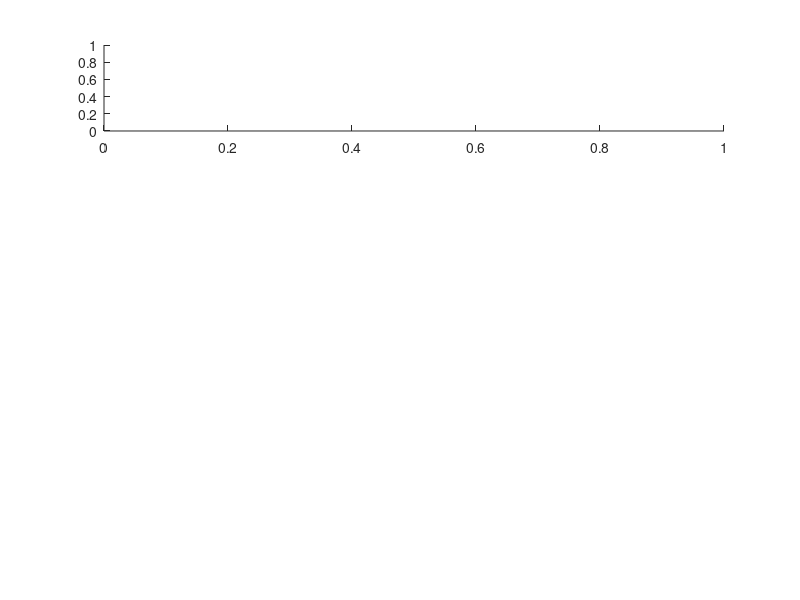

Write the MATLAB code that produced this figure. (Note: this script raises an error after producing the figure.)
clear all; close all; clc;
k = 75; % heuristic filter window size
%% EXPERIMENT 4
load('2017-11-22-11-25-20'); % misses 10th stride
expIndex = 4; nGT = 18; % actual number of strides
figure(expIndex); clf; set(gcf, 'position', [565 165 842 545]);
subplot(4,1,1); % OPTIMAL DETECTOR (RAW DATA)
[zv, n, strideIndex] = heuristic_zv_filter_and_stride_detector(zv_shoe_opt, 1);
fprintf(sprintf('There are %i strides detected by (filtered) SHOE ZV detector in experiment %i.\n', n, expIndex));
plot(ts, zv_shoe_opt, 'LineWidth', 1.5, 'Color', 'k'); hold on;
plot(ts(strideIndex), zv(strideIndex), 'ko', 'LineWidth', 1.1, 'MarkerSize', 8, 'MarkerFaceColor', 'r');
grid on; set(gca, 'GridLineStyle', '--'); axis tight;
set(gca, 'position', [0.0437    0.77    0.948    0.17]);
h = legend('ZV labels', 'strides'); set(h, 'FontSize', 12, 'location', 'southeast');
set(gca, 'YTick', [0,1], 'YTickLabel', {'0','1'}); 
set(gca, 'XTickLabel', {'','','','','',''}); set(gca, 'FontSize', 12);
ylabel('ZV labels', 'FontSize', 12, 'FontWeight', 'normal');
titleText = sprintf('Optimal ZUPT Detector (SHOE) - %i/%i strides detected', n, nGT);
h = title(titleText); set(h, 'position', [13.3280 1.0985 0]);

subplot(4,1,2); % OPTIMAL DETECTOR (FILTERED DATA)
[zv_shoe_opt_filtered, n, strideIndex] = heuristic_zv_filter_and_stride_detector(zv_shoe_opt, k);
fprintf(sprintf('There are %i strides detected by (filtered) SHOE ZV detector in experiment %i.\n', n, expIndex));
plot(ts, zv_shoe_opt_filtered, 'LineWidth', 1.5, 'Color', 'k'); hold on;
plot(ts(strideIndex), zv_shoe_opt_filtered(strideIndex), 'ko', 'LineWidth', 1.1, 'MarkerSize', 8, 'MarkerFaceColor', 'r');
grid on; set(gca, 'GridLineStyle', '--'); axis tight;
set(gca, 'position', [0.0437    0.54    0.948    0.17]);
h = legend('ZV labels', 'strides'); set(h, 'FontSize', 12, 'location', 'southeast');
set(gca, 'YTick', [0,1], 'YTickLabel', {'0','1'});
set(gca, 'XTickLabel', {'','','','','',''}); set(gca, 'FontSize', 12);
ylabel('ZV labels', 'FontSize', 12, 'FontWeight', 'normal');
titleText = sprintf('ZUPT Detector (SHOE filtered) - %i/%i strides detected', n, nGT);
h = title(titleText); set(h, 'position', [13.3280 1.0985 0]);

subplot(4,1,3); % SUPPLEMENTARY DETECTOR (FILTERED DATA)
[zv, n, strideIndex] = heuristic_zv_filter_and_stride_detector(zv_vicon_opt, k);
fprintf(sprintf('There are %i strides detected by (filtered) VICON ZV detector in experiment %i.\n', n, expIndex));
plot(ts, zv, 'LineWidth', 1.5, 'Color', 'k');
hold on;
plot(ts(strideIndex), zv(strideIndex), 'ko', 'LineWidth', 1.1, 'MarkerSize', 8, 'MarkerFaceColor', 'r');
grid on; set(gca, 'GridLineStyle', '--'); axis tight;
set(gca, 'position', [0.0437    0.31    0.948    0.17]);
h = legend('ZV labels', 'strides'); set(h, 'FontSize', 12, 'location', 'southeast');
set(gca, 'YTick', [0,1], 'YTickLabel', {'0','1'}); set(gca, 'FontSize', 12);
set(gca, 'XTickLabel', {'','','','','',''}); set(gca, 'FontSize', 12);
ylabel('ZV labels', 'FontSize', 12, 'FontWeight', 'normal');
titleText = sprintf('Supplementary ZUPT Detector (VICON filtered) - %i/%i strides detected', n, nGT);
h = title(titleText); set(h, 'position', [13.3280 1.0985 0]);

subplot(4,1,4); % COMBINED DETECTOR
tolerance = 1e-4;  % Define a small tolerance
indexStart = find(abs(ts-14.005) < tolerance);
indexEnd = find(abs(ts-14.0701) < tolerance);
T = 0;
zv = zv_shoe_opt_filtered; zv(indexStart-T:indexEnd+T) = 1;
[zv, n, strideIndex] = heuristic_zv_filter_and_stride_detector(zv, 1);
fprintf(sprintf('There are %i strides detected by combined ZV detector in experiment %i.\n', n, expIndex));
plot(ts, zv, 'LineWidth', 1.5, 'Color', 'k');
hold on;
plot(ts(strideIndex), zv(strideIndex), 'ko', 'LineWidth', 1.1, 'MarkerSize', 8, 'MarkerFaceColor', 'r');
grid on; set(gca, 'GridLineStyle', '--'); axis tight;
set(gca, 'position', [0.0437    0.08    0.948    0.17]);
h = legend('ZV labels', 'strides'); set(h, 'FontSize', 12, 'location', 'southeast');
set(gca, 'YTick', [0,1], 'YTickLabel', {'0','1'}); set(gca, 'FontSize', 12);
ylabel('ZV labels', 'FontSize', 12, 'FontWeight', 'normal');
titleText = sprintf('Combined ZUPT Detector - %i/%i strides detected', n, nGT);
h = title(titleText); set(h, 'position', [13.3280 1.0985 0]);
h = xlabel('Time [s]', 'FontSize', 14); set(h, 'Position', [13.2921   -0.1649   -1.0000]);
print(sprintf('-f%i', expIndex),sprintf('experiment%i_ZUPT_detectors_strides', expIndex),'-dpng','-r800');
%% EXPERIMENT 6
load('2017-11-22-11-26-46'); % misses 9th stride
expIndex = 6; nGT = 24; % actual number of strides
figure(expIndex); clf; set(gcf, 'position', [565 165 842 545]);
subplot(4,1,1); % OPTIMAL DETECTOR (RAW DATA)
[zv, n, strideIndex] = heuristic_zv_filter_and_stride_detector(zv_ared_opt, 1);
fprintf(sprintf('There are %i strides detected by (filtered) ARED ZV detector in experiment %i.\n', n, expIndex));
plot(ts, zv_ared_opt, 'LineWidth', 1.5, 'Color', 'k'); hold on;
plot(ts(strideIndex), zv(strideIndex), 'ko', 'LineWidth', 1.1, 'MarkerSize', 8, 'MarkerFaceColor', 'r');
grid on; set(gca, 'GridLineStyle', '--'); axis tight;
set(gca, 'position', [0.0437    0.77    0.948    0.17]);
h = legend('ZV labels', 'strides'); set(h, 'FontSize', 12, 'location', 'southeast');
set(gca, 'YTick', [0,1], 'YTickLabel', {'0','1'}); 
set(gca, 'XTickLabel', {'','','','','',''}); set(gca, 'FontSize', 12);
ylabel('ZV labels', 'FontSize', 12, 'FontWeight', 'normal');
titleText = sprintf('Optimal ZUPT Detector (ARED) - %i/%i strides detected in experiment %i', n, nGT, expIndex);
h = title(titleText); set(h, 'position', [13.3280 1.0985 0]);

subplot(4,1,2); % OPTIMAL DETECTOR (FILTERED DATA)
[zv_ared_opt_filtered, n, strideIndex] = heuristic_zv_filter_and_stride_detector(zv_ared_opt, k);
fprintf(sprintf('There are %i strides detected by (filtered) ARED ZV detector in experiment %i.\n', n, expIndex));
plot(ts, zv_ared_opt_filtered, 'LineWidth', 1.5, 'Color', 'k'); hold on;
plot(ts(strideIndex), zv_ared_opt_filtered(strideIndex), 'ko', 'LineWidth', 1.1, 'MarkerSize', 8, 'MarkerFaceColor', 'r');
grid on; set(gca, 'GridLineStyle', '--'); axis tight;
set(gca, 'position', [0.0437    0.54    0.948    0.17]);
h = legend('ZV labels', 'strides'); set(h, 'FontSize', 12, 'location', 'southeast');
set(gca, 'YTick', [0,1], 'YTickLabel', {'0','1'});
set(gca, 'XTickLabel', {'','','','','',''}); set(gca, 'FontSize', 12);
ylabel('ZV labels', 'FontSize', 12, 'FontWeight', 'normal');
titleText = sprintf('ZUPT Detector (ARED filtered) - %i/%i strides detected', n, nGT);
h = title(titleText); set(h, 'position', [13.3280 1.0985 0]);

subplot(4,1,3); % SUPPLEMENTARY DETECTOR (FILTERED DATA)
[zv, n, strideIndex] = heuristic_zv_filter_and_stride_detector(zv_vicon_opt, k);
fprintf(sprintf('There are %i strides detected by (filtered) VICON ZV detector in experiment %i.\n', n, expIndex));
plot(ts, zv, 'LineWidth', 1.5, 'Color', 'k');
hold on;
plot(ts(strideIndex), zv(strideIndex), 'ko', 'LineWidth', 1.1, 'MarkerSize', 8, 'MarkerFaceColor', 'r');
grid on; set(gca, 'GridLineStyle', '--'); axis tight;
set(gca, 'position', [0.0437    0.31    0.948    0.17]);
h = legend('ZV labels', 'strides'); set(h, 'FontSize', 12, 'location', 'southeast');
set(gca, 'YTick', [0,1], 'YTickLabel', {'0','1'}); set(gca, 'FontSize', 12);
set(gca, 'XTickLabel', {'','','','','',''}); set(gca, 'FontSize', 12);
ylabel('ZV labels', 'FontSize', 12, 'FontWeight', 'normal');
titleText = sprintf('Supplementary ZUPT Detector (VICON filtered) - %i/%i strides detected', n, nGT);
h = title(titleText); set(h, 'position', [13.3280 1.0985 0]);

subplot(4,1,4); % COMBINED DETECTOR
tolerance = 1e-4;  % Define a small tolerance
indexStart = find(abs(ts-12.725) < tolerance);
indexEnd = find(abs(ts-13.135) < tolerance);
T = 0;
zv = zv_ared_opt_filtered; zv(indexStart-T:indexEnd+T) = 1;
[zv, n, strideIndex] = heuristic_zv_filter_and_stride_detector(zv, 1);
fprintf(sprintf('There are %i strides detected by combined ZV detector in experiment %i.\n', n, expIndex));
plot(ts, zv, 'LineWidth', 1.5, 'Color', 'k');
hold on;
plot(ts(strideIndex), zv(strideIndex), 'ko', 'LineWidth', 1.1, 'MarkerSize', 8, 'MarkerFaceColor', 'r');
grid on; set(gca, 'GridLineStyle', '--'); axis tight;
set(gca, 'position', [0.0437    0.08    0.948    0.17]);
h = legend('ZV labels', 'strides'); set(h, 'FontSize', 12, 'location', 'southeast');
set(gca, 'YTick', [0,1], 'YTickLabel', {'0','1'}); set(gca, 'FontSize', 12);
ylabel('ZV labels', 'FontSize', 12, 'FontWeight', 'normal');
titleText = sprintf('Combined ZUPT Detector - %i/%i strides detected', n, nGT);
h = title(titleText); set(h, 'position', [13.3280 1.0985 0]);
h = xlabel('Time [s]', 'FontSize', 14); set(h, 'Position', [13.2921   -0.1649   -1.0000]);
print(sprintf('-f%i', expIndex),sprintf('experiment%i_ZUPT_detectors_strides', expIndex),'-dpng','-r800');
%% EXPERIMENT 11
load('2017-11-22-11-35-59'); % misses 7th stride
figure(11);
subplot(2,1,1);
[zv, n, strideIndex] = heuristic_zv_filter_and_stride_detector(zv_shoe_opt, k);
fprintf('There are %i strides detected by (filtered) SHOE zupt detector in experiment 11.\n', n);
plot(ts, zv, 'LineWidth', 1.2);
hold on;
plot(ts(strideIndex), zv(strideIndex), 'rx', 'LineWidth', 1.5);
grid on;
xlabel('Time [s]'); ylabel('ZV labels [shoe filtered]');
legend('ZV labels', 'strides');
subplot(2,1,2);
[zv, n, strideIndex] = heuristic_zv_filter_and_stride_detector(zv_vicon_opt, k);
fprintf('There are %i strides detected by (filtered) VICON zupt detector in experiment 11.\n', n);
plot(ts, zv, 'LineWidth', 1.2);
hold on;
plot(ts(strideIndex), zv(strideIndex), 'rx', 'LineWidth', 1.5);
grid on;
xlabel('Time [s]'); ylabel('ZV labels [vicon filtered]');
legend('ZV labels', 'strides');
%% EXPERIMENT 18
load('2017-11-22-11-48-35'); % misses 7th stride
figure(18);
subplot(2,1,1);
[zv, n, strideIndex] = heuristic_zv_filter_and_stride_detector(zv_shoe_opt, k);
fprintf('There are %i strides detected by (filtered) SHOE zupt detector in experiment 18.\n', n);
plot(ts, zv, 'LineWidth', 1.2);
hold on;
plot(ts(strideIndex), zv(strideIndex), 'rx', 'LineWidth', 1.5);
grid on;
xlabel('Time [s]'); ylabel('ZV labels [shoe filtered]');
legend('ZV labels', 'strides');
subplot(2,1,2);
[zv, n, strideIndex] = heuristic_zv_filter_and_stride_detector(zv_vicon_opt, k);
fprintf('There are %i strides detected by (filtered) VICON zupt detector in experiment 18.\n', n);
plot(ts, zv, 'LineWidth', 1.2);
hold on;
plot(ts(strideIndex), zv(strideIndex), 'rx', 'LineWidth', 1.5);
grid on;
xlabel('Time [s]'); ylabel('ZV labels [vicon filtered]');
legend('ZV labels', 'strides');
%% EXPERIMENT 27
load('2017-11-27-11-12-44.mat'); % misses strides {9, 16, 17, 18}
% first three strides can be retrieved by VICON zupt detector while the
% last one can be retrieved by MBGTD
figure(27);
subplot(4,1,1);
[zv, n, strideIndex] = heuristic_zv_filter_and_stride_detector(zv_shoe_opt, k);
fprintf('There are %i strides detected by (filtered) SHOE zupt detector in experiment 27.\n', n);
plot(ts, zv, 'LineWidth', 1.2);
hold on;
plot(ts(strideIndex), zv(strideIndex), 'rx', 'LineWidth', 1.5);
grid on;
xlabel('Time [s]'); ylabel('ZV labels [shoe filtered]');
legend('ZV labels', 'strides');
subplot(4,1,2);
[zv, n, strideIndex] = heuristic_zv_filter_and_stride_detector(zv_vicon_opt, k);
fprintf('There are %i strides detected by (filtered) VICON zupt detector in experiment 27.\n', n);
plot(ts, zv, 'LineWidth', 1.2);
hold on;
plot(ts(strideIndex), zv(strideIndex), 'rx', 'LineWidth', 1.5);
grid on;
xlabel('Time [s]'); ylabel('ZV labels [vicon filtered]');
legend('ZV labels', 'strides');
subplot(4,1,3);
[zv, n, strideIndex] = heuristic_zv_filter_and_stride_detector(zv_ared_opt, k);
fprintf('There are %i strides detected by (filtered) ARED zupt detector in experiment 27.\n', n);
plot(ts, zv, 'LineWidth', 1.2);
hold on;
plot(ts(strideIndex), zv(strideIndex), 'rx', 'LineWidth', 1.5);
grid on;
xlabel('Time [s]'); ylabel('ZV labels [ared filtered]');
legend('ZV labels', 'strides');
subplot(4,1,4);
[zv, n, strideIndex] = heuristic_zv_filter_and_stride_detector(zv_mbgtd_opt, k);
fprintf('There are %i strides detected by (filtered) MBGTD zupt detector in experiment 27.\n', n);
plot(ts, zv, 'LineWidth', 1.2);
hold on;
plot(ts(strideIndex), zv(strideIndex), 'rx', 'LineWidth', 1.5);
grid on;
xlabel('Time [s]'); ylabel('ZV labels [MBGTD filtered]');
legend('ZV labels', 'strides');